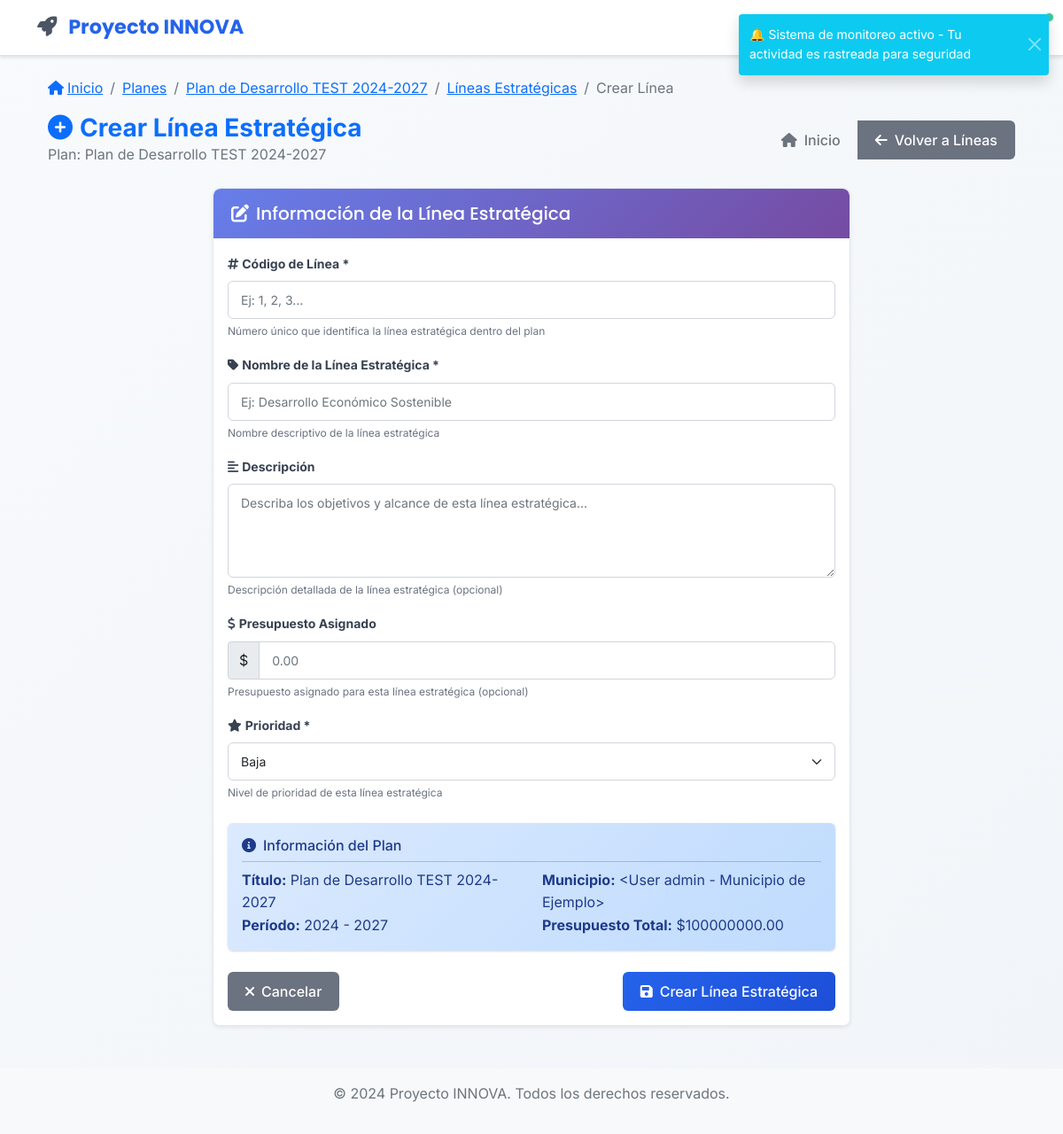
Page /planes/1/lineas/crear (signed in) on the committed database.
### app/models/plan_desarrollo.py (models this page shows, shortened)
class PlanDesarrollo(db.Model):
    __tablename__ = 'planes_desarrollo'
    id = db.Column(db.Integer, primary_key=True)
    titulo = db.Column(db.String(200), nullable=False)
    descripcion = db.Column(db.Text)
    anio_inicio = db.Column(db.Integer, nullable=False)
    anio_fin = db.Column(db.Integer, nullable=False)
    estado = db.Column(db.String(20), default='borrador')  # borrador, activo, finalizado, cancelado
    municipio_id = db.Column(db.Integer, db.ForeignKey('users.id'), nullable=False)
    municipio = db.relationship('User', backref=db.backref('planes_desarrollo', lazy=True))
    created_at = db.Column(db.DateTime, default=ahora_utc)
    updated_at = db.Column(db.DateTime, default=ahora_utc, onupdate=ahora_utc)
    presupuesto_total = db.Column(db.Float, default=0.0)
    prioridad = db.Column(db.String(20), default='media')  # baja, media, alta, critica
    @classmethod
    def filtro_visibilidad(cls, usuario):
        from app.models.user import User
        return cls.municipio.has(
            db.and_(
                User.municipality == usuario.municipality,
                User.department == usuario.department,
            )
        )
    @classmethod
    def visibles_para(cls, usuario):
        return cls.query.filter(cls.filtro_visibilidad(usuario))

### app/models/user.py (models this page shows, shortened)
class User(UserMixin, db.Model):
    __tablename__ = 'users'
    id = db.Column(db.Integer, primary_key=True)
    username = db.Column(db.String(64), unique=True, nullable=False, index=True)
    email = db.Column(db.String(120), unique=True, nullable=False, index=True)
    password_hash = db.Column(db.String(256), nullable=False)
    first_name = db.Column(db.String(64), nullable=False)
    last_name = db.Column(db.String(64), nullable=False)
    position = db.Column(db.String(100))  # Cargo en la alcaldía
    municipality = db.Column(db.String(100), nullable=False)  # Nombre de la alcaldía
    department = db.Column(db.String(100), nullable=False)  # Departamento/Estado
    municipality_code = db.Column(db.String(20))  # Código único de la alcaldía
    is_active = db.Column(db.Boolean, default=True)
    created_at = db.Column(db.DateTime, default=ahora_utc)
    updated_at = db.Column(db.DateTime, default=ahora_utc, onupdate=ahora_utc)
    last_login = db.Column(db.DateTime)
    legacy_role = db.Column(db.String(20), default='viewer')  # Mantener para compatibilidad
    active_roles = db.relationship('UserRole',
                                 foreign_keys='UserRole.user_id',
                                 lazy=True,
                                 primaryjoin="and_(User.id==UserRole.user_id, UserRole.is_active==True)")
    user_roles = db.relationship('UserRole',
                               foreign_keys='UserRole.user_id',
                               lazy=True,
                               overlaps="active_roles")
    @property
    def password(self):
        raise AttributeError('La contraseña no es un atributo legible')
    @property
    def role(self):
        return self.legacy_role
    def is_admin(self):
        if self.active_roles:
            admin_names = ['admin', 'administrador']
            return any(ur.role.name.lower() in admin_names for ur in self.active_roles)
        return self.legacy_role == 'admin'
    def __repr__(self):
        return f'<User {self.username} - {self.municipality}>'

### app/views/planes.py (the view, shortened to what this page needs)
@planes_bp.route('/<int:plan_id>/lineas/crear', methods=['GET', 'POST'])
@login_required
def crear_linea(plan_id):
    plan = get_plan_or_404(plan_id, current_user)
    form = LineaEstrategicaForm()
    return render_template('planes/crear_linea.html', title='Crear Línea Estratégica', form=form, plan=plan)

### app/views/planes.py (called while the page is built)
def get_plan_or_404(plan_id, current_user):
    return (PlanDesarrollo.visibles_para(current_user)
            .filter(PlanDesarrollo.id == plan_id)
            .first_or_404())

### app/templates/planes/crear_linea.html (shortened to what this page needs)
{% extends "base.html" %}
{% block content %}
<div class="container-fluid mt-4">
    <div class="row mb-4">
        <div class="col-12">
            <nav aria-label="breadcrumb" class="mb-3">
                <ol class="breadcrumb">
                    <li class="breadcrumb-item">
                        <a href="{{ url_for('main.dashboard') }}">
                            <i class="fas fa-home me-1"></i>Inicio
                        </a>
                    </li>
                    <li class="breadcrumb-item">
                        <a href="{{ url_for('planes.index') }}">Planes</a>
                    </li>
                    <li class="breadcrumb-item">
                        <a href="{{ url_for('planes.ver', plan_id=plan.id) }}">{{ plan.titulo }}</a>
                    </li>
                    <li class="breadcrumb-item">
                        <a href="{{ url_for('planes.lineas', plan_id=plan.id) }}">Líneas Estratégicas</a>
                    </li>
                    <li class="breadcrumb-item active">Crear Línea</li>
                </ol>
            </nav>
            <div class="d-flex justify-content-between align-items-center">
                <div>
                    <h1 class="h3 mb-0 text-primary fw-bold">
                        <i class="fas fa-plus-circle me-2"></i>Crear Línea Estratégica
                    </h1>
                    <p class="text-muted mb-0">Plan: {{ plan.titulo }}</p>
                </div>
                <div class="btn-group">
                    <a href="{{ url_for('main.dashboard') }}" class="btn btn-outline-secondary">
                        <i class="fas fa-home me-2"></i>Inicio
                    </a>
                    <a href="{{ url_for('planes.lineas', plan_id=plan.id) }}" class="btn btn-secondary">
                        <i class="fas fa-arrow-left me-2"></i>Volver a Líneas
                    </a>
                </div>
            </div>
        </div>
    </div>
    <div class="row">
        <div class="col-lg-8 mx-auto">
            <div class="card shadow-sm">
                <div class="card-header bg-primary text-white">
                    <h5 class="mb-0">
                        <i class="fas fa-edit me-2"></i>Información de la Línea Estratégica
                    </h5>
                </div>
                <div class="card-body">
                    <form method="POST">
                        <div class="mb-3">
                            <label for="cod_linea" class="form-label fw-bold">
                                <i class="fas fa-hashtag me-1"></i>Código de Línea *
                            </label>
                            {{ form.cod_linea(class="form-control", placeholder="Ej: 1, 2, 3...") }}
                            <div class="form-text">Número único que identifica la línea estratégica dentro del plan</div>
                        </div>
                        <div class="mb-3">
                            <label for="nombre" class="form-label fw-bold">
                                <i class="fas fa-tag me-1"></i>Nombre de la Línea Estratégica *
                            </label>
                            {{ form.nombre(class="form-control", placeholder="Ej: Desarrollo Económico Sostenible") }}
                            <div class="form-text">Nombre descriptivo de la línea estratégica</div>
                        </div>
                        <div class="mb-3">
                            <label for="descripcion" class="form-label fw-bold">
                                <i class="fas fa-align-left me-1"></i>Descripción
                            </label>
                            {{ form.descripcion(class="form-control", rows="4", placeholder="Describa los objetivos y alcance de esta línea estratégica...") }}
                            <div class="form-text">Descripción detallada de la línea estratégica (opcional)</div>
                        </div>
                        <div class="mb-3">
                            <label for="presupuesto_asignado" class="form-label fw-bold">
                                <i class="fas fa-dollar-sign me-1"></i>Presupuesto Asignado
                            </label>
                            <div class="input-group">
                                <span class="input-group-text">$</span>
                                {{ form.presupuesto_asignado(class="form-control", placeholder="0.00") }}
                            </div>
                            <div class="form-text">Presupuesto asignado para esta línea estratégica (opcional)</div>
                        </div>
                        <div class="mb-4">
                            <label for="prioridad" class="form-label fw-bold">
                                <i class="fas fa-star me-1"></i>Prioridad *
                            </label>
                            {{ form.prioridad(class="form-select") }}
                            <div class="form-text">Nivel de prioridad de esta línea estratégica</div>
                        </div>
                        <div class="alert alert-info border-0">
                            <h6 class="alert-heading">
                                <i class="fas fa-info-circle me-2"></i>Información del Plan
                            </h6>
                            <hr class="my-2">
                            <div class="row">
                                <div class="col-md-6">
                                    <strong>Título:</strong> {{ plan.titulo }}
                                </div>
                                <div class="col-md-6">
                                    <strong>Municipio:</strong> {{ plan.municipio }}
                                </div>
                                <div class="col-md-6">
                                    <strong>Período:</strong> {{ plan.anio_inicio }} - {{ plan.anio_fin }}
                                </div>
                                <div class="col-md-6">
                                    <strong>Presupuesto Total:</strong> ${{ "%.2f"|format(plan.presupuesto_total) }}
                                </div>
                            </div>
                        </div>
                        <div class="d-flex justify-content-between mt-4">
                            <a href="{{ url_for('planes.lineas', plan_id=plan.id) }}" class="btn btn-secondary">
                                <i class="fas fa-times me-2"></i>Cancelar
                            </a>
                            <button type="submit" class="btn btn-primary">
                                <i class="fas fa-save me-2"></i>Crear Línea Estratégica
                            </button>
                        </div>
                    </form>
                </div>
            </div>
        </div>
    </div>
</div>
{% endblock %}

### app/static/css/style.css (style rules this page uses)
:root { --primary-color: #2563eb; --primary-dark: #1d4ed8; --primary-light: #3b82f6; --secondary-color: #64748b; --success-color: #10b981; --warning-color: #f59e0b; --danger-color: #ef4444; --info-color: #06b6d4; --bg-primary: #ffffff; --bg-secondary: #f8fafc; --bg-tertiary: #f1f5f9; --bg-gradient: linear-gradient(135deg, #667eea 0%, #764ba2 100%); --text-primary: #1e293b; --text-secondary: #64748b; --text-muted: #94a3b8; --border-color: #e2e8f0; --shadow: 0 1px 3px 0 rgba(0, 0, 0, 0.1), 0 1px 2px 0 rgba(0, 0, 0, 0.06); --shadow-lg: 0 10px 15px -3px rgba(0, 0, 0, 0.1), 0 4px 6px -2px rgba(0, 0, 0, 0.05); --border-radius: 8px; --border-radius-lg: 12px; }
body { background: linear-gradient(135deg, #f8fafc 0%, #f1f5f9 100%); min-height: 100vh; font-family: 'Inter', -apple-system, BlinkMacSystemFont, 'Segoe UI', Roboto, sans-serif; color: var(--text-primary); line-height: 1.6; }
.card { border: 1px solid var(--border-color); border-radius: var(--border-radius); box-shadow: var(--shadow); background: var(--bg-primary); transition: all 0.3s ease; overflow: hidden; }
.card-header { background: var(--primary-color); color: white; border: none; font-family: 'Poppins', sans-serif; font-weight: 600; padding: 1rem 1.25rem; }
.card-body { background: var(--bg-primary); }
.btn { border-radius: var(--border-radius); font-family: 'Inter', sans-serif; font-weight: 500; padding: 0.625rem 1.25rem; transition: all 0.2s ease; border: none; position: relative; overflow: hidden; }
.btn-primary { background: var(--primary-color); color: white; }
.form-control { border-radius: var(--border-radius); border: 2px solid var(--border-color); background: var(--bg-primary); font-family: 'Inter', sans-serif; font-size: 0.95rem; padding: 0.75rem 1rem; transition: all 0.3s cubic-bezier(0.4, 0, 0.2, 1); }
.form-label { font-family: 'Inter', sans-serif; font-weight: 600; color: var(--text-primary); margin-bottom: 0.5rem; }
.alert { border-radius: var(--border-radius); border: none; font-family: 'Inter', sans-serif; box-shadow: var(--shadow); }
.alert-info { background: linear-gradient(135deg, #dbeafe 0%, #bfdbfe 100%); color: #1e3a8a; }
.btn-primary { background: linear-gradient(135deg, #667eea 0%, #764ba2 100%); color: white; position: relative; overflow: hidden; }
.btn-primary::before { content: ''; position: absolute; top: 0; left: -100%; width: 100%; height: 100%; background: linear-gradient(90deg, transparent, rgba(255, 255, 255, 0.2), transparent); transition: left 0.5s; }
.card-header { background: linear-gradient(135deg, #667eea 0%, #764ba2 100%); color: white; border: none; font-family: 'Poppins', sans-serif; font-weight: 600; padding: 1rem 1.25rem; position: relative; overflow: hidden; }
.card-header::before { content: ''; position: absolute; top: 0; left: -100%; width: 100%; height: 100%; background: linear-gradient(90deg, transparent, rgba(255, 255, 255, 0.1), transparent); transition: left 0.7s; }

### app/templates/planes/crear_linea.html (style rules this page uses)
.card { border: 1px solid #e2e8f0; border-radius: 8px; box-shadow: 0 1px 3px 0 rgba(0, 0, 0, 0.1); }
.card-header { border: none; border-radius: 8px 8px 0 0 !important; font-weight: 600; padding: 1rem 1.25rem; }
.form-label { color: #374151; font-size: 0.875rem; font-weight: 600; margin-bottom: 0.5rem; }
.form-control, .form-select { border: 1px solid #d1d5db; border-radius: 6px; padding: 0.625rem 0.875rem; font-size: 0.875rem; }
.btn { border-radius: 6px; font-weight: 500; padding: 0.625rem 1.25rem; }
.btn-primary { background: linear-gradient(135deg, #2563eb 0%, #1d4ed8 100%); border: none; transition: all 0.3s ease; }
.btn-secondary { background: #6b7280; border: none; transition: all 0.3s ease; }
.alert { border-radius: 6px; }
.form-text { font-size: 0.75rem; color: #6b7280; }

### rows in the picture
PlanDesarrollo: titulo "Plan de Desarrollo TEST 2024-2027", anio_inicio "2024", anio_fin "2027", presupuesto_total "100000000.00"
User: municipio "<User admin - Municipio de Ejemplo>"
